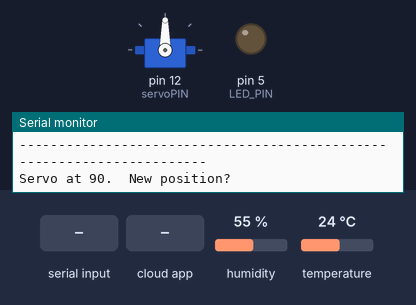
This sketch was run on a simulated Arduino Uno, built with avr-gcc and run on an emulated ATmega328P. On the bench: servo, output pins drawn as LEDs (lit = HIGH), the last lines printed to the serial monitor. The test bench sets the inputs (shaded band); at power-on: humidity 55 %, temperature 24 °C.

Above: at 2.7 s.
2.8 s: "5\n" received over Serial
At 4.8 s:
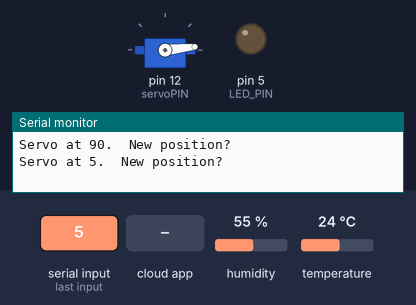
6.3 s: the phone or cloud app sets Digital to 1
At 7.4 s:
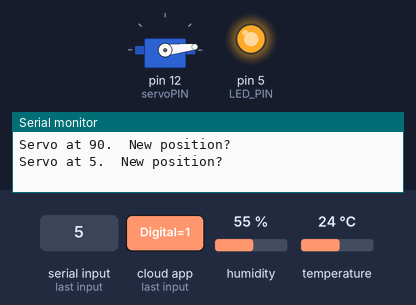
7.8 s: "90\n" received over Serial
11.3 s: the phone or cloud app sets Digital to 0
At 12.4 s:
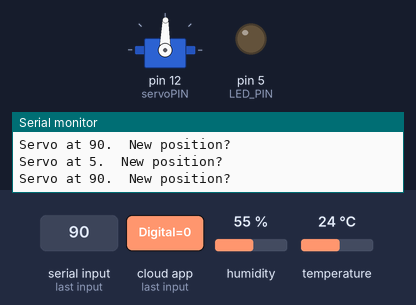
Timing chart, 0 to 14.3 s (numbered marks = the images above; inputs shaded):
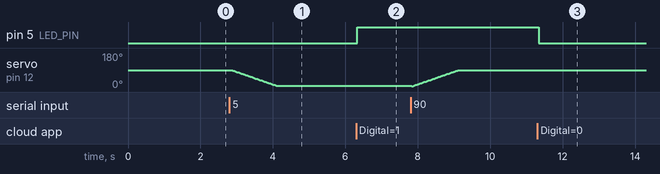

Measured:
- after the input at 2.8 s, servo on pin 12 (servoPIN): moves from 90° to 6° over 1.3 s, starting after 0.06 s
- after the input at 6.3 s, pin 5 (LED_PIN): LOW → HIGH at once
- after the input at 11.3 s, pin 5 (LED_PIN): HIGH → LOW at once

The sketch:

adafruitio_LED_temp_humidity.ino
```cpp
#include "config.h"

// headers for DH11 sensor
#include <Adafruit_Sensor.h>
#include <DHT.h>
#include <DHT_U.h>

// headers for Pan Tilt servo
#include <Servo.h>

#define LED_PIN 5   // pin 5 for our LED lights
#define DATA_PIN 2  // pin 2 for our DH11 sensor

// Declare variables to keep track of time for DH11 sensor
unsigned long previousTimeDH11 = millis();
long timeIntervalDH11 = 5000;

// Sets up test for one servo which will allow us to test the servo limit and
// center point by issuing command through the serial monitor
int    servoPIN = 12; //servo signal pin
int    servoPos = 90; //initial servo position
String inString = ""; //string to hold incomming command
Servo  servo;         //create servo object to control the servo

// creates our DHT11 instance
DHT_Unified dht(DATA_PIN, DHT11);

// sets up our Adafruit IO feeds
AdafruitIO_Feed *digital = io.feed("Digital");
AdafruitIO_Feed *temperature = io.feed("Temperature");
AdafruitIO_Feed *humidity = io.feed("Humidity");

void setup() {

  pinMode(LED_PIN, OUTPUT);

  servo.attach(servoPIN); // attaches the servo pin to the servo object
  servo.write(servoPos);  // set servo to initial position

  // start the serial connection
  Serial.begin(115200);

  // wait for serial monitor to open
  while(! Serial);

  // initialize dht11
  dht.begin();

  // connect to io.adafruit.com
  Serial.print("Connecting to Adafruit IO");
  io.connect();

  // set up a message handler for the 'digital' feed.
  // handleMessage function will be called whenever a message is received from adafruit io.
  digital->onMessage(handleMessage);

  // wait for a connection
  while(io.status() < AIO_CONNECTED) {
    Serial.print(".");
    delay(500);
  }

  // we are connected
  Serial.println();
  Serial.println(io.statusText());
  digital->get();

  Serial.println("");
  Serial.println("-----------------------------------------------------------------------");
  Serial.println("- Welcome to Interactive Servo");
  Serial.println("- Open the serial monitor and ensure the Line Ending option (at bottom");
  Serial.println("- of the monitor window) is set to NewLine. To move the servo, enter a ");
  Serial.println("- number from 0 to 180(at top of monitor window)and press ENTER/SEND");
  Serial.println("-----------------------------------------------------------------------");
  Serial.print("Servo at "); Serial.print(servoPos); Serial.println(".\tNew position?");
}

void loop() {

  // keeps the client connected to io.adafruit.com, and processes any incoming data.
  io.run();

  // Gets the current time to allow us to perform time tracking techniques to trigger an action
  unsigned long currentTime = millis();

  // Record data of Humidity and Temperature Sensor every five seconds
  if (currentTime - previousTimeDH11 > timeIntervalDH11) {
    previousTimeDH11 = currentTime;

    sensors_event_t event;
    dht.temperature().getEvent(&event);

    float celsius = event.temperature;
    float fahrenheit = (celsius * 1.8) + 32;

    /*
    Serial.print("celsius: ");
    Serial.print(celsius);
    Serial.println("C");

    Serial.print("fahrenheit: ");
    Serial.print(fahrenheit);
    Serial.println("F");
    */

    // save fahrenheit (or celsius) to Adafruit IO
    temperature->save(fahrenheit);

    dht.humidity().getEvent(&event);

    /*
    Serial.print("humidity: ");
    Serial.print(event.relative_humidity);
    Serial.println("%");
    */

    // save humidity to Adafruit IO
    humidity->save(event.relative_humidity);
  }

  // Our interactive servo test
  while (Serial.available()) {
    char inChar = Serial.read();
    if(inChar == '\n')  {
      int num = inString.toInt();
      inString = "";

      /*if valid number move servo*/
      if((num >= 0) && (num <= 180)) {
        for(int i = servoPos; i != num; i += (servoPos < num? 1 : -1)) {
          servo.write(i); delay(15); //move servo +/- 1 degree every 15 msec
        }
        servoPos = num; //update servo position
        Serial.print("Servo at "); Serial.print(servoPos); Serial.println(".\tNew position?");
      }
      else { Serial.print(num); Serial.println(" not valid.  Must be between 0 and 180"); }
    }

    /*add char to string if string not too long and valid digit*/
    else {
      if(inString.length() > 2) continue;
      if(isDigit(inChar)) inString += inChar;
    }
  }
}

// this function is called whenever an 'digital' feed message is received from Adafruit IO
void handleMessage(AdafruitIO_Data *data) {
  /*
  Serial.print("received <- ");

  if(data->toPinLevel() == HIGH)
    Serial.println("HIGH");
  else
    Serial.println("LOW");
  */

  digitalWrite(LED_PIN, data->toPinLevel());
}
```

config.h
```cpp
/************************ Adafruit IO Config *******************************/

// visit io.adafruit.com if you need to create an account,
// or if you need your Adafruit IO key.
#define IO_USERNAME "your_username"
#define IO_KEY "your_key"

/******************************* WIFI **************************************/

// the AdafruitIO_WiFi client will work with the following boards:
//   - HUZZAH ESP8266 Breakout -> https://www.adafruit.com/products/2471
//   - Feather HUZZAH ESP8266 -> https://www.adafruit.com/products/2821
//   - Feather HUZZAH ESP32 -> https://www.adafruit.com/product/3405
//   - Feather M0 WiFi -> https://www.adafruit.com/products/3010
//   - Feather WICED -> https://www.adafruit.com/products/3056
//   - Adafruit PyPortal -> https://www.adafruit.com/product/4116
//   - Adafruit Metro M4 Express AirLift Lite ->
//   https://www.adafruit.com/product/4000
//   - Adafruit AirLift Breakout -> https://www.adafruit.com/product/4201
//   - Adafruit AirLift Shield -> https://www.adafruit.com/product/4285
//   - Adafruit AirLift FeatherWing -> https://www.adafruit.com/product/4264

#define WIFI_SSID "your_ssid"
#define WIFI_PASS "your_pass"

// uncomment the following line if you are using airlift
// #define USE_AIRLIFT

// uncomment the following line if you are using winc1500
// #define USE_WINC1500

// uncomment the following line if you are using mrk1010 or nano 33 iot
//#define ARDUINO_SAMD_MKR1010

// comment out the following lines if you are using fona or ethernet
#include "AdafruitIO_WiFi.h"

#if defined(USE_AIRLIFT) || defined(ADAFRUIT_METRO_M4_AIRLIFT_LITE) ||         \
    defined(ADAFRUIT_PYPORTAL)
// Configure the pins used for the ESP32 connection
#if !defined(SPIWIFI_SS) // if the wifi definition isnt in the board variant
// Don't change the names of these #define's! they match the variant ones
#define SPIWIFI SPI
#define SPIWIFI_SS 10 // Chip select pin
#define NINA_ACK 9    // a.k.a BUSY or READY pin
#define NINA_RESETN 6 // Reset pin
#define NINA_GPIO0 -1 // Not connected
#endif
AdafruitIO_WiFi io(IO_USERNAME, IO_KEY, WIFI_SSID, WIFI_PASS, SPIWIFI_SS,
                   NINA_ACK, NINA_RESETN, NINA_GPIO0, &SPIWIFI);
#else
AdafruitIO_WiFi io(IO_USERNAME, IO_KEY, WIFI_SSID, WIFI_PASS);
#endif
/******************************* FONA **************************************/

// the AdafruitIO_FONA client will work with the following boards:
//   - Feather 32u4 FONA -> https://www.adafruit.com/product/3027

// uncomment the following two lines for 32u4 FONA,
// and comment out the AdafruitIO_WiFi client in the WIFI section
// #include "AdafruitIO_FONA.h"
// AdafruitIO_FONA io(IO_USERNAME, IO_KEY);

/**************************** ETHERNET ************************************/

// the AdafruitIO_Ethernet client will work with the following boards:
//   - Ethernet FeatherWing -> https://www.adafruit.com/products/3201

// uncomment the following two lines for ethernet,
// and comment out the AdafruitIO_WiFi client in the WIFI section
// #include "AdafruitIO_Ethernet.h"
// AdafruitIO_Ethernet io(IO_USERNAME, IO_KEY);
```
